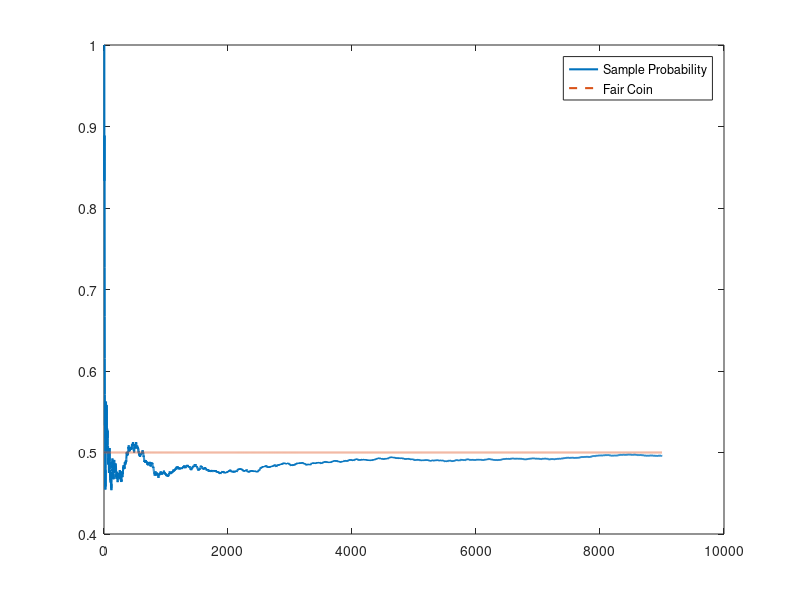

Source code (MATLAB):
function coinTest()
flips = 9000;
results = [];
probs = [];
for i = 1:flips
    actualResult = round(rand);
    results = [results actualResult];
    success = sum(results);
    totalFlips = i;
    probability = success/totalFlips;
    probs = [probs probability];
end
flipList = 1:1:9000;
plot(flipList,probs,'LineWidth',1.5);
hold on;
probC = 0.5*ones([1 9000]);
plot(flipList,probC,'--','LineWidth',1.5);
legend('Sample Probability','Fair Coin');
saveas(gcf,'CoinTest.png');
end